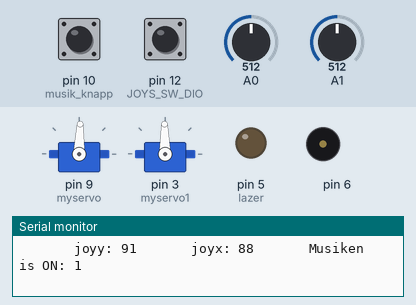
Simulated run of this sketch. Board: Arduino Uno, built with avr-gcc and run on an emulated ATmega328P. On the bench: 2 × servo, output pins drawn as LEDs (lit = HIGH), buzzer (waves = sounding), the last lines printed to the serial monitor. The test bench sets the inputs (shaded band); at power-on: A1 = 512, A0 = 512, pin 12 (JOYS_SW_DIO) HIGH, pin 10 (musik_knapp) HIGH.

Above: at 12.1 s.
12.2 s: A1 set to 547
At 12.8 s:
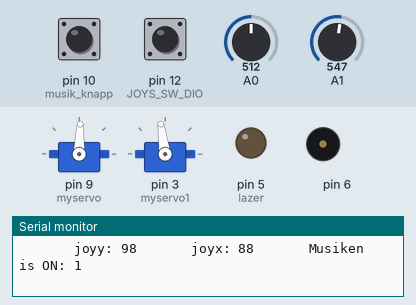
15.2 s: A1 set to 574
At 16.2 s:
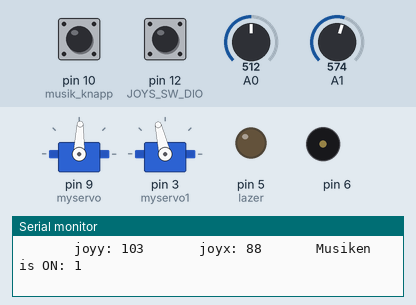
16.7 s: A0 set to 716
At 17.9 s:
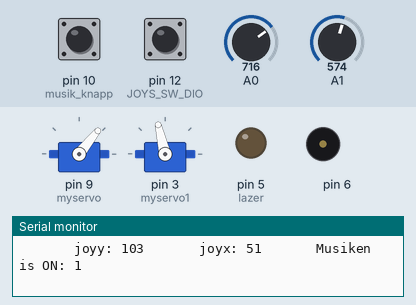
18.2 s: pin 12 (JOYS_SW_DIO) pulled LOW for 0.15 s
At 18.6 s:
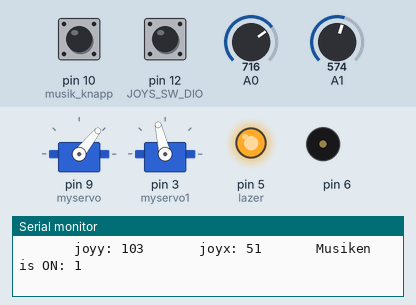
19.8 s: A0 set to 900
At 20.2 s:
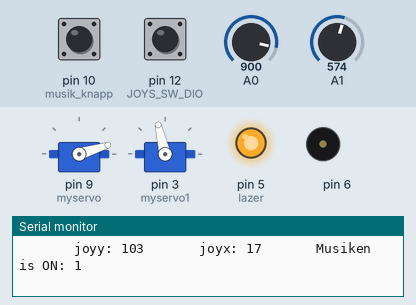
21.3 s: pin 12 (JOYS_SW_DIO) pulled LOW for 1 s
At 23.4 s:
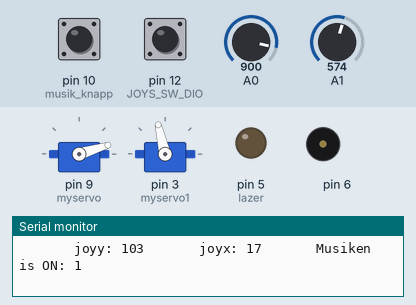
Timing chart, 0 to 24.8 s (numbered marks = the images above; inputs shaded):
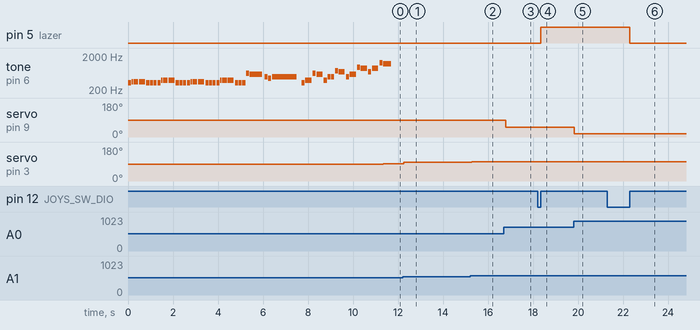

The sketch:

Lazer__Joystic__Button.ino
```cpp
#include "pitches.h"
#define NO_SOUND 0 // make the rests in music
#include <Servo.h>
Servo myservo;
Servo myservo1;

// Joystik
int
JOYS_VRX_DIO = A0,    // X-Axis
JOYS_VRY_DIO = A1,    // Y-Axis
JOYS_SW_DIO = 12;     // Button

const int
lazer = 5,
musik_knapp = 10;

int
buttonState1 = 0,
lastButtonState1 = 0,
laser_knappen,
buttonPushCounter1,
hastighet = 100,
posX = 90,              // variable to store the servo position
posY = 90,
state = 0,
buttonState = 0,         // current state of the button
lastButtonState = 0,
musik_value,
joyx,
joyy,
hastighetx,
hastighety,
musik;

long interval;

unsigned long
previousMillis = 0,
currentMillis,
joyxmove,
joyymove,
timewatch;


//  MUSIC

int melody[] = {

  NOTE_E4,NOTE_F4,NOTE_F4,NOTE_F4,NOTE_F4,NOTE_E4,NOTE_E4,NOTE_E4,
  NOTE_E4,NOTE_G4,NOTE_G4,NOTE_G4,NOTE_G4,NOTE_E4,NOTE_E4,NOTE_E4,
  NOTE_E4,NOTE_F4,NOTE_F4,NOTE_F4,NOTE_F4,NOTE_E4,NOTE_E4,NOTE_E4,
  NOTE_E4,NOTE_G4,NOTE_G4,NOTE_G4,NOTE_G4,NOTE_E4,NOTE_E4,NOTE_E4,
  NOTE_DS5,NOTE_D5,NOTE_B4,NOTE_A4,NOTE_B4,
  NOTE_E4,NOTE_G4,NOTE_DS5,NOTE_D5,NOTE_G4,NOTE_B4,
  NOTE_B4,NOTE_FS5,NOTE_F5,NOTE_B4,NOTE_D5,NOTE_AS5,
  NOTE_A5,NOTE_F5,NOTE_A5,NOTE_DS6,NOTE_D6,NO_SOUND
};


int noteDurations[] = {

  8,16,16,8,4,8,8,8,
  8,16,16,8,4,8,8,8,
  8,16,16,8,4,8,8,8,
  8,16,16,8,4,8,8,8,
  8,2,8,8,1,
  8,4,8,4,8,8,
  8,8,4,8,4,8,
  4,8,4,8,3
};

int pace = 1100; // change pace of music("speedy")
int duration;
int Note;

/////////////////////////////////////////////////////////////

void setup()
{
  myservo.attach(9);  // attaches the servo on pin 9 to the servo object
  myservo1.attach(3);
  Serial.begin(9600);
  pinMode(lazer, OUTPUT);

  myservo.write(posX);
  myservo1.write(posY);

  pinMode(JOYS_SW_DIO, INPUT_PULLUP);
  pinMode(musik_knapp, INPUT_PULLUP);
  digitalWrite(JOYS_SW_DIO, HIGH); // turn on pull-up resistors


  posY = constrain(posY, -5,183);

  buttonState = constrain(buttonState, 0,1);
}


void loop(){


//// Topp Servo -  Joy y

    if(millis() - joyymove > hastighet){
        joyy = analogRead(A1);
        joyy = map( joyy, 0, 1023, -5, 188);
        myservo1.write(joyy);
        joyymove = millis();
    }

/// Bottom Servo   - Joy x

    if(millis() - joyxmove > hastighet){
          joyx = analogRead(A0);
    joyx = map( joyx, 1023, 0, -5, 183);
        myservo.write(joyx);
        joyxmove = millis();
    }


//// Lazer Button

  // read the pushbutton input pin:
  buttonState1 = digitalRead(JOYS_SW_DIO);

  // compare the buttonState to its previous state
  if (buttonState1 != lastButtonState1) {
    // if the state has changed, increment the counter
    if (buttonState1 == HIGH) {
      // if the current state is HIGH then the button
      // wend from off to on:
      buttonPushCounter1++;

    }
    }

  lastButtonState1 = buttonState1;
if (buttonPushCounter1 % 2 == 0) {
    digitalWrite(lazer, HIGH);
  } else {
    digitalWrite(lazer, LOW);
  }


//// Musik- knappen

musik = digitalRead(musik_knapp);
      if(musik == HIGH){
           while(Note <54){
             currentMillis = millis();
             interval = (duration * 1.2);
            if(currentMillis - previousMillis >= interval) {
              previousMillis = currentMillis;
              duration = pace/noteDurations[Note];//Adjust duration with the pace of music
              tone(6, melody[Note],duration); //Play note
              Note++;
              }
             }
}

//// Serial print - Ser vad som händer

if(millis() - timewatch > 200UL){
  Serial.print("       joyy: ");
  Serial.print(joyy);
  Serial.print("       joyx: ");
  Serial.print(joyx);
  Serial.print("       Musiken is ON: ");
  Serial.println(musik);
  timewatch = millis();
 }

}
```

Measured:
- after the input at 12.2 s, servo on pin 3 (myservo1): 91° → 98° after 0.05 s
- after the input at 15.2 s, servo on pin 3 (myservo1): 98° → 103° after 0.08 s
- after the input at 16.7 s, servo on pin 9 (myservo): 88° → 51° after 0.10 s
- after the input at 18.2 s, pin 5 (lazer): LOW → HIGH after 0.15 s
- after the input at 19.8 s, servo on pin 9 (myservo): 51° → 17° at once
- after the input at 21.3 s, pin 5 (lazer): HIGH → LOW after 1.0 s
- by itself, tone on pin 6: plays 330 Hz for 0.14 s, 349 Hz for 0.07 s, 349 Hz for 0.07 s, 349 Hz for 0.14 s, 349 Hz for 0.28 s, 330 Hz for 0.14 s … (54 notes in this stretch)
